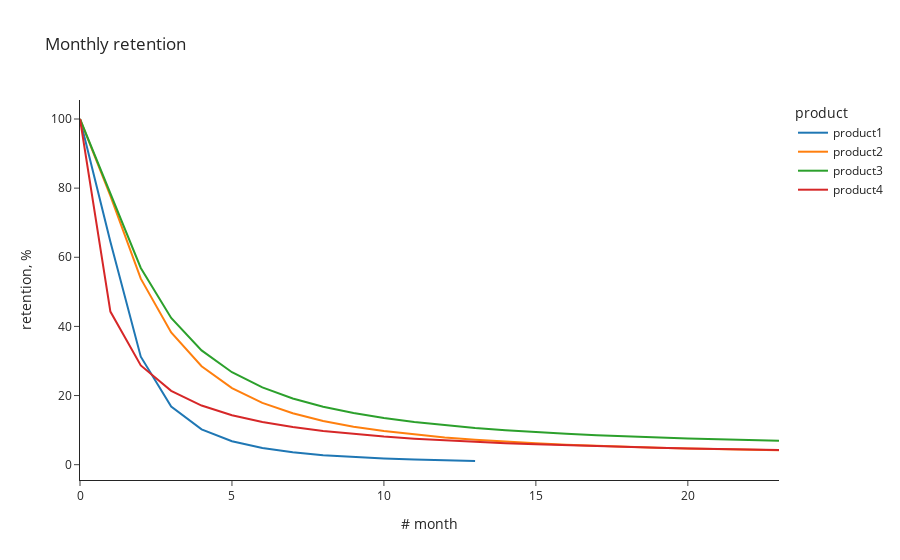

Notebook code for this chart:
### Code cell
sample_df = pd.DataFrame()
sample_df['periods'] = range(24)

product_coefs = [
    (0, 0.55, 2),
    (0.02, 0.3, 1.6),
    (0.04, 0.3, 1.5),
    (0.01, 1.3, 1)
]

for i in range(len(product_coefs)):
    sample_df['product' + str(i + 1)] = sample_df.periods.map(
        lambda x: get_retention_same_event(product_coefs[i][0], product_coefs[i][1],
                                           product_coefs[i][2], x)
    )
    
sample_df = sample_df.set_index('periods')
px.line(sample_df.applymap(lambda x: None if x < 0.01 else 100*x).loc[0:],
       title = 'Monthly retention',
       labels = {'value': 'retention, %',
                'periods': '# month',
                'variable': 'product'})

### Figure 1 — Plotly figure (JSON) as saved in the notebook; plotly's stock layout.template omitted (floating-point values rounded to 4 significant figures)
{"data": [{"hovertemplate": "product=product1<br># month=%{x}<br>retention, %=%{y}<extra></extra>", "legendgroup": "product1", "line": {"color": "#1F77B4", "dash": "solid"}, "marker": {"symbol": "circle"}, "mode": "lines", "name": "product1", "orientation": "v", "showlegend": true, "type": "scatter", "x": [0, 1, 2, 3, 4, 5, 6, 7, 8, 9, 10, 11, 12, 13, 14, 15, 16, 17, 18, 19, 20, 21, 22, 23], "xaxis": "x", "y": [100, 64.52, 31.25, 16.81, 10.2, 6.78, 4.808, 3.578, 2.762, 2.195, 1.786, 1.48, 1.247, 1.064, null, null, null, null, null, null, null, null, null, null], "yaxis": "y"}, {"hovertemplate": "product=product2<br># month=%{x}<br>retention, %=%{y}<extra></extra>", "legendgroup": "product2", "line": {"color": "#FF7F0E", "dash": "solid"}, "marker": {"symbol": "circle"}, "mode": "lines", "name": "product2", "orientation": "v", "showlegend": true, "type": "scatter", "x": [0, 1, 2, 3, 4, 5, 6, 7, 8, 9, 10, 11, 12, 13, 14, 15, 16, 17, 18, 19, 20, 21, 22, 23], "xaxis": "x", "y": [100, 77.73, 53.82, 38.23, 28.47, 22.16, 17.89, 14.87, 12.66, 11.0, 9.714, 8.697, 7.879, 7.21, 6.655, 6.189, 5.794, 5.456, 5.164, 4.909, 4.686, 4.49, 4.315, 4.16], "yaxis": "y"}, {"hovertemplate": "product=product3<br># month=%{x}<br>retention, %=%{y}<extra></extra>", "legendgroup": "product3", "line": {"color": "#2CA02C", "dash": "solid"}, "marker": {"symbol": "circle"}, "mode": "lines", "name": "product3", "orientation": "v", "showlegend": true, "type": "scatter", "x": [0, 1, 2, 3, 4, 5, 6, 7, 8, 9, 10, 11, 12, 13, 14, 15, 16, 17, 18, 19, 20, 21, 22, 23], "xaxis": "x", "y": [100, 78.53, 56.9, 42.45, 33.06, 26.75, 22.35, 19.16, 16.77, 14.94, 13.5, 12.34, 11.4, 10.62, 9.968, 9.414, 8.94, 8.531, 8.175, 7.863, 7.588, 7.343, 7.125, 6.93], "yaxis": "y"}, {"hovertemplate": "product=product4<br># month=%{x}<br>retention, %=%{y}<extra></extra>", "legendgroup": "product4", "line": {"color": "#D62728", "dash": "solid"}, "marker": {"symbol": "circle"}, "mode": "lines", "name": "product4", "orientation": "v", "showlegend": true, "type": "scatter", "x": [0, 1, 2, 3, 4, 5, 6, 7, 8, 9, 10, 11, 12, 13, 14, 15, 16, 17, 18, 19, 20, 21, 22, 23], "xaxis": "x", "y": [100, 44.29, 28.7, 21.37, 17.1, 14.32, 12.35, 10.89, 9.764, 8.868, 8.138, 7.532, 7.02, 6.583, 6.206, 5.876, 5.585, 5.327, 5.097, 4.89, 4.702, 4.532, 4.377, 4.235], "yaxis": "y"}], "layout": {"legend": {"title": {"text": "product"}, "tracegroupgap": 0}, "title": {"text": "Monthly retention"}, "xaxis": {"anchor": "y", "domain": [0, 1], "title": {"text": "# month"}}, "yaxis": {"anchor": "x", "domain": [0, 1], "title": {"text": "retention, %"}}}}
